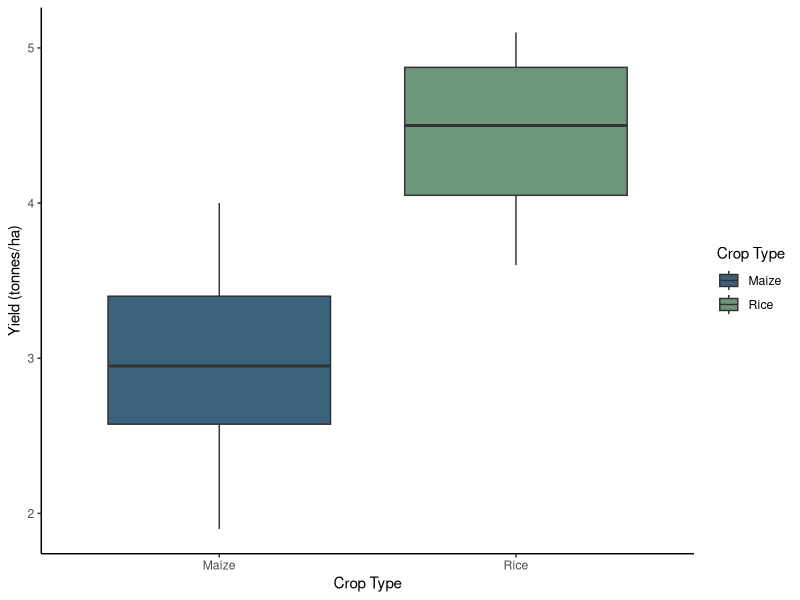

Source code (R):
## ---- chunk 1
#| label: setup-and-load
#| echo: true
#| warning: false
#| message: false

library(tidyverse)
library(flextable)
library(here)

# Load the pre-generated AFOLU dataset
study_data <- read_csv(here("data", "theme5_ghg_afolu.csv"))

head(study_data)
## ---- chunk 2
#| label: tbl-summary
#| tbl-cap: "Summary statistics of soil organic carbon and crop yield by crop type."
#| echo: false

summary_table <- study_data %>%
  group_by(crop_type) %>%
  summarize(
    `Mean SOC (%)` = round(mean(soil_organic_carbon_pct), 2),
    `SD SOC` = round(sd(soil_organic_carbon_pct), 2),
    `Mean Yield (t/ha)` = round(mean(yield_tonnes_ha), 2),
    `SD Yield` = round(sd(yield_tonnes_ha), 2)
  )

# Format using flextable
flextable(summary_table) %>%
  theme_vanilla() %>%
  autofit()
## ---- chunk 3
#| label: fig-biomass
#| fig-cap: "Comparison of crop yield levels between Maize and Rice farms."
#| echo: false
#| fig-width: 6
#| fig-height: 4

ggplot(study_data, aes(x = crop_type, y = yield_tonnes_ha, fill = crop_type)) +
  geom_boxplot(alpha = 0.8) +
  scale_fill_manual(values = c("#0A3B5C", "#4A7C59")) +
  theme_classic() +
  labs(
    x = "Crop Type",
    y = "Yield (tonnes/ha)",
    fill = "Crop Type"
  )
